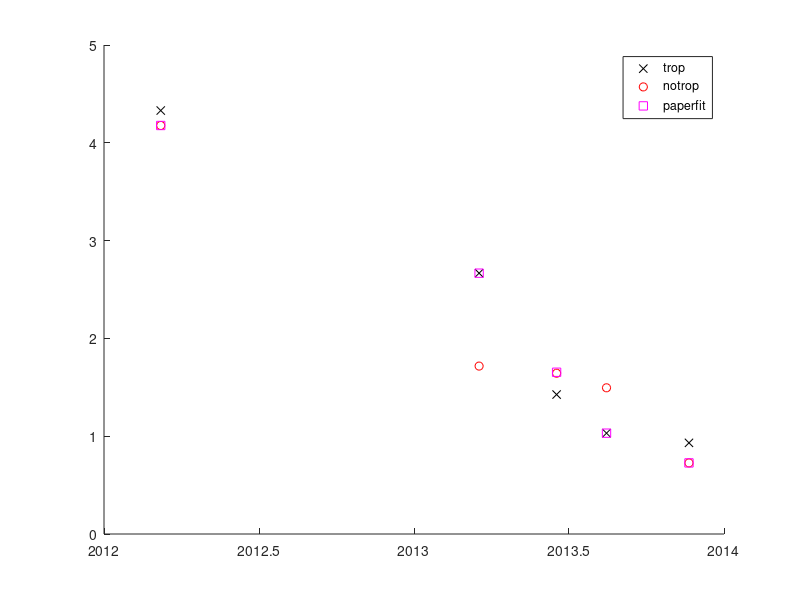

Recreate this plot in MATLAB.
%%==================================================================
%
%      Script to plot propoer motion signature of masers to compare
%      between trends when tropospheric corrections are included,
%      excluded and the cobination used for paperfit.
%
%      16 September 2014
%

date = [2012.183, 2013.210, 2013.460, 2013.621, 2013.887];

% Troposphere xOff
trop = [4.330, 2.667, 1.426, 1.031, 0.932];
% No Troposphere xOff
noTrop = [4.177, 1.484, 1.644, 1.495, 0.727];

noTrop = [4.177,  1.717,  1.644,  1.495,  0.727];
% Paperfit xOff
paper = [4.177, 2.667, 1.654, 1.031, 0.727];

hold on
plot(date,trop,'kx')
plot(date,noTrop,'ro')
plot(date,paper,'ms')

legend('trop','notrop','paperfit')
